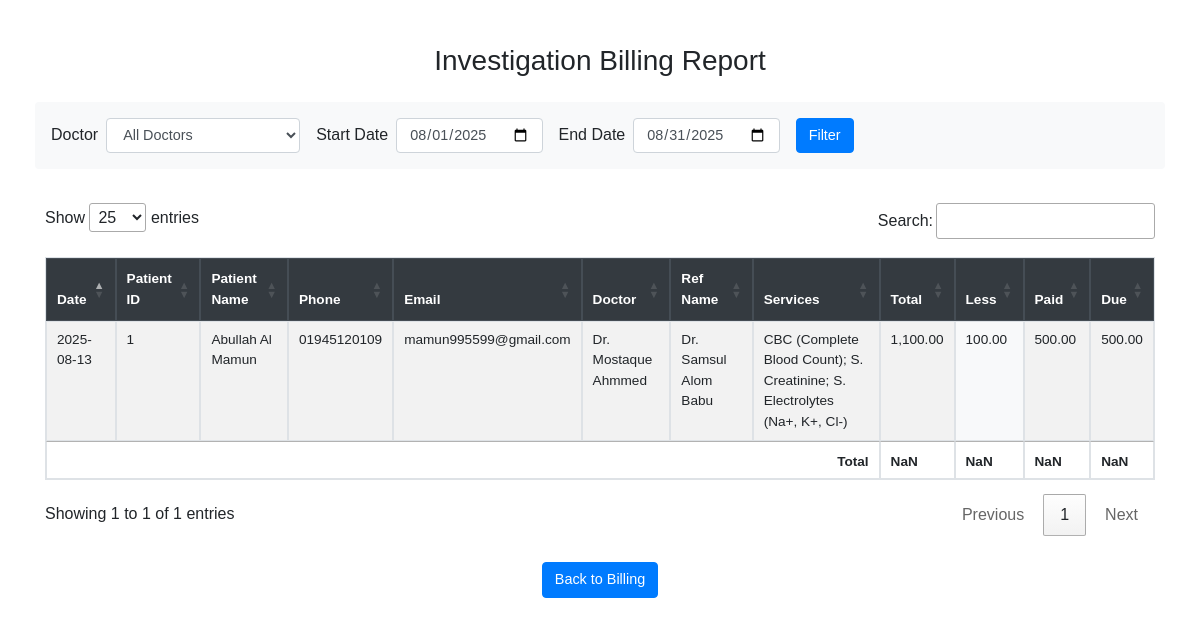
Page /billing_report.php on the earlier database version.
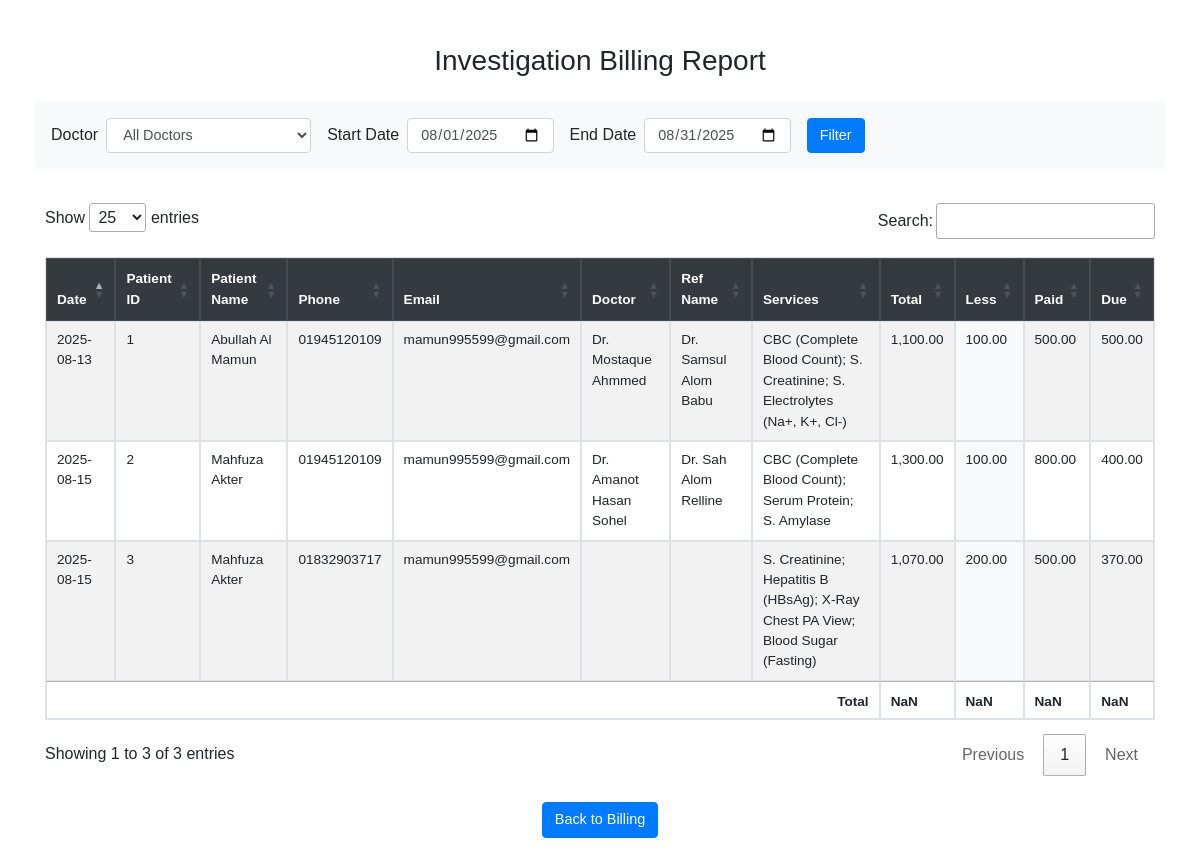
Same page on the later database version.
### tables this page shows
CREATE TABLE patients (
        patient_id INTEGER PRIMARY KEY AUTOINCREMENT,
        old_id TEXT,
        date TEXT,
        patient_name TEXT,
        sex TEXT,
        age TEXT,
        phone TEXT,
        email TEXT,
        ref_doctors TEXT,
        ref_name TEXT,
        delivery_date TEXT,
        delivery_time TEXT,
        remarks TEXT,
        less_total REAL,
        less_percent_total REAL,
        paid REAL,
        send_sms INTEGER,
        send_email INTEGER,
        created_at TEXT,
        updated_at TEXT,
        address TEXT
    );

### billing_report.php (the view, shortened to what this page needs)
<?php
include 'db_sqlite.php';
$startDate = $_GET['start_date'] ?? date('Y-m-01');
$endDate = $_GET['end_date'] ?? date('Y-m-t');
$sql = "
  SELECT
    p.date,
    p.patient_id,
    p.patient_name,
    p.phone,
    p.email,
    p.ref_doctors AS doctor,
    p.ref_name,
    GROUP_CONCAT(b.service_name, '; ') AS services,
    SUM(b.final_price) AS total,
    p.less_total,
    p.paid,
    (SUM(b.final_price) - p.less_total - p.paid) AS due
  FROM billing b
  JOIN patients p ON b.patient_id = p.patient_id
  WHERE p.date BETWEEN ? AND ?
";
$params = [$startDate, $endDate];
$sql .= " GROUP BY p.patient_id, p.date, p.patient_name, p.phone, p.email, p.ref_doctors, p.ref_name, p.paid, p.less_total
  ORDER BY p.date DESC";
$stmt = $pdo->prepare($sql);
$stmt->execute($params);
$rows = $stmt->fetchAll(PDO::FETCH_ASSOC);
?>
<!DOCTYPE html>
<html>
<head>
  <link rel="stylesheet" href="https://stackpath.bootstrapcdn.com/bootstrap/4.5.2/css/bootstrap.min.css">
  <link rel="stylesheet" href="https://cdn.datatables.net/1.13.6/css/jquery.dataTables.min.css">
  <link rel="stylesheet" href="https://cdn.datatables.net/buttons/2.4.1/css/buttons.dataTables.min.css">
</head>
<body>
<div class="container py-4">
  <h3 class="mb-4 text-center">Investigation Billing Report</h3>
  <form method="GET" class="form-inline mb-4 bg-light p-3 rounded">
    <label class="mr-2">Doctor</label>
    <select name="doctor" id="doctorFilter" class="form-control mr-3">
      <option value="">All Doctors</option>
    </select>
    <label class="mr-2">Start Date</label>
    <input type="date" name="start_date" class="form-control mr-3" value="<?= $startDate ?>">
    <label class="mr-2">End Date</label>
    <input type="date" name="end_date" class="form-control mr-3" value="<?= $endDate ?>">
    <button class="btn btn-primary" type="submit">Filter</button>
  </form>
  <table id="billingTable" class="table table-bordered table-striped">
    <thead class="thead-dark">
      <tr>
        <th>Date</th>
        <th>Patient ID</th>
        <th>Patient Name</th>
        <th>Phone</th>
        <th>Email</th>
        <th>Doctor</th>
        <th>Ref Name</th>
        <th>Services</th>
        <th>Total</th>
        <th>Less</th>
        <th>Paid</th>
        <th>Due</th>
      </tr>
    </thead>
    <tbody>
      <?php foreach ($rows as $row): ?>
        <tr>
          <td><?= $row['date'] ?></td>
          <td><?= $row['patient_id'] ?></td>
          <td><?= htmlspecialchars($row['patient_name']) ?></td>
          <td><?= htmlspecialchars($row['phone']) ?></td>
          <td><?= htmlspecialchars($row['email'] ?? 'N/A') ?></td>
          <td><?= htmlspecialchars($row['doctor'] ?? 'N/A') ?></td>
          <td><?= htmlspecialchars($row['ref_name'] ?? 'N/A') ?></td>
          <td><?= htmlspecialchars($row['services']) ?></td>
          <td><?= number_format($row['total'], 2) ?></td>
          <td class="discount-column"><?= number_format($row['less_total'], 2) ?></td>
          <td><?= number_format($row['paid'], 2) ?></td>
          <td><?= number_format($row['due'], 2) ?></td>
        </tr>
      <?php endforeach ?>
    </tbody>
    <tfoot>
      <tr>
        <th colspan="8" class="text-right">Total</th>
        <th></th>
        <th></th>
        <th></th>
        <th></th>
      </tr>
    </tfoot>
  </table>
  <div class="text-center mt-3">
    <a href="bill.php" class="btn btn-primary">Back to Billing</a>
  </div>
</div>
</body>
</html>

### billing_report.php (style rules this page uses)
body { font-family: Arial; padding: 20px; }
.container { max-width: 1400px; }
.table th, .table td { padding: .5rem; }
.form-control { font-size: 0.9rem; }
.btn { font-size: 0.9rem; }
#billingTable { font-size: 0.85rem; }
.discount-column { background-color: #f8f9fa; }

Differences in the rows shown:
added patients: date "2025-08-15", patient_id "2", patient_name "Mahfuza Akter", phone "01945120109", email "mamun995599@gmail.com", ref_doctors "Dr. Amanot Hasan Sohel", ref_name "Dr. Sah Alom Relline", services "CBC (Complete Blood Count); Serum Protein; S. Amylase", total "1,300.00", less_total "100.00", paid "800.00", due "400.00"
added patients: date "2025-08-15", patient_id "3", patient_name "Mahfuza Akter", phone "01832903717", email "mamun995599@gmail.com", services "S. Creatinine; Hepatitis B (HBsAg); X-Ray Chest PA View; Blood Sugar (Fasting)", total "1,070.00", less_total "200.00", paid "500.00", due "370.00"
Other differences:
text written by a page script: "Show entries Search: Showing 1 to 1 of 1 entries Previous 1 Next" → "Show entries Search: Showing 1 to 3 of 3 entries Previous 1 Next"
